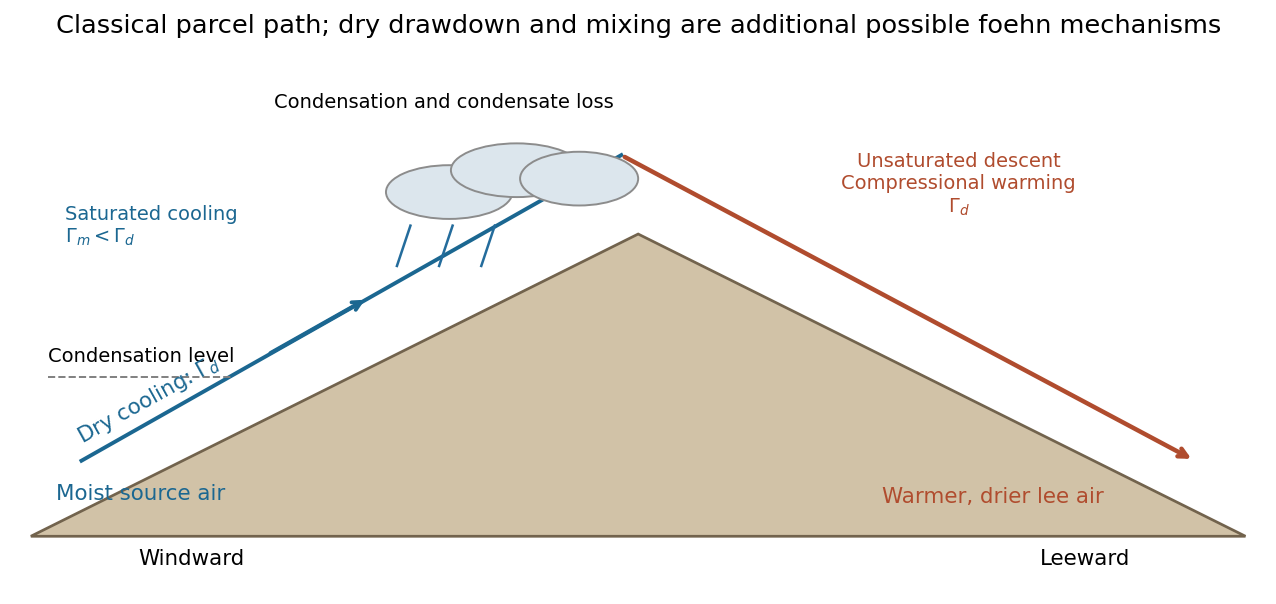

This chart was generated by the following Python code:
"""Original annotated schematic of the classical rainout foehn pathway.
Python3.14/NumPy2.3/Matplotlib3.10. Output PNG basename in cwd.
"""
import numpy as np
import matplotlib
matplotlib.use("Agg")
import matplotlib.pyplot as plt
from matplotlib.patches import Polygon,Ellipse
plt.rcParams.update({"font.size":11,"figure.facecolor":"white","axes.facecolor":"white"})
fig,ax=plt.subplots(figsize=(9,4.2),layout="constrained")
ax.add_patch(Polygon([(-3.6,0),(0,1.8),(3.6,0)],facecolor="#d1c2a7",edgecolor="#72634d",lw=1.4))
ax.plot([-3.3,-.1],[.45,2.27],color="#1b6791",lw=2)
ax.annotate("",(-1.6,1.42),(-2.2,1.08),arrowprops={"arrowstyle":"->","lw":2,"color":"#1b6791"})
ax.annotate("",(3.3,.45),(-.1,2.27),arrowprops={"arrowstyle":"->","lw":2.3,"color":"#b04c2e"})
ax.hlines(.95,-3.5,-2.40,color="0.5",ls="--",lw=1)
ax.text(-3.5,1.04,"Condensation level",fontsize=10)
ax.text(-3.45,.22,"Moist source air",color="#1b6791")
ax.text(-3.35,.56,r"Dry cooling: $\Gamma_d$",color="#1b6791",rotation=29)
ax.text(-3.4,1.75,"Saturated cooling\n"+r"$\Gamma_m<\Gamma_d$",color="#1b6791",fontsize=10)
for x,z,w in [(-1.12,2.05,.75),(-.72,2.18,.78),(-.35,2.13,.7)]:ax.add_patch(Ellipse((x,z),w,.32,facecolor="#dce6ed",edgecolor="0.55",zorder=3))
for x in [-1.35,-1.10,-.85]:ax.plot([x,x-.08],[1.85,1.61],color="#246c9c",lw=1.3)
ax.text(-1.15,2.55,"Condensation and condensate loss",ha="center",fontsize=10)
ax.text(1.9,1.93,"Unsaturated descent\nCompressional warming\n"+r"$\Gamma_d$",color="#b04c2e",ha="center",fontsize=10)
ax.text(2.1,.20,"Warmer, drier lee air",color="#b04c2e",ha="center")
ax.text(-2.65,-.17,"Windward",ha="center");ax.text(2.65,-.17,"Leeward",ha="center")
ax.set(xlim=(-3.7,3.7),ylim=(-.32,2.9));ax.axis("off")
fig.suptitle("Classical parcel path; dry drawdown and mixing are additional possible foehn mechanisms")
fig.savefig("paper-1-ap2013-foehn-cross-section.png",dpi=140,facecolor="white",bbox_inches="tight")
